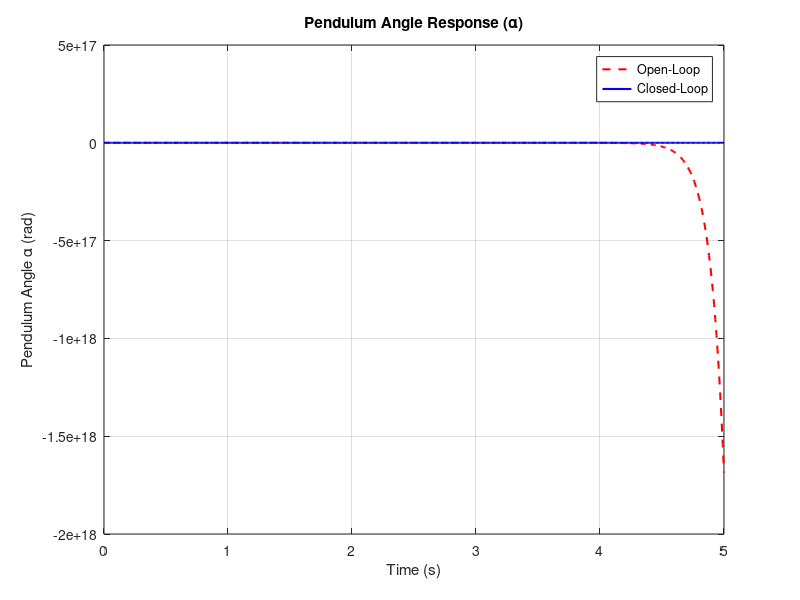

This figure's MATLAB source:
% question 2b
clear all 
close all
clc

r = 0.222;
Jb = 0.005;
lp = 0.167;
mp = 0.126;
g = 9.81;
Ra = 2.6;
Kt = 7.68 * 10^(-3);
Kb = 7.68 * 10^(-3);
Kg = 70;

A1 = (-mp*r*g)/Jb;
A2 = (-Kt*Kg^2*Kb)/(Ra*Jb);
A3 = ((Jb+(mp*r^2))*g)/(lp*Jb);
A4 = (r*Kt*Kg^2*Kb)/(Ra*lp*Jb);

B1 = (Kt*Kg)/(Ra*Jb);
B2 = (-r*Kt*Kg)/(Ra*lp*Jb);

A = [0 0 1 0;
     0 0 0 1;
     0 A1 A2 0;
     0 A3 A4 0];
B = [0;0;B1;B2];
C = [0 1 0 0];
D = 0;
% Desired closed-loop poles
desired_poles = [-130, -2, -2.5 + 2j, -2.5 - 2j];

% Compute feedback gain K
K = place(A, B, desired_poles);
disp('gain k:');
disp(K);

% open loop
sys_open = ss(A, B, C, D);

% closed loop
A_cl = A - B * K;
sys_closed = ss(A_cl, B, C, D);


t = linspace(0, 5, 500);  
u = ones(size(t));
x0 = [pi/180; 4*pi/180; 0; 0];  

% Simulate open-loop response
[alpha_open, t_open, x_open] = lsim(sys_open, u, t, x0);

% Simulate closed-loop response
[alpha_closed, t_closed, x_closed] = lsim(sys_closed, u, t, x0);

% Plot results
figure;
plot(t_open, alpha_open, 'r--', 'LineWidth', 1.5); hold on;
plot(t_closed, alpha_closed, 'b-', 'LineWidth', 1.5);
xlabel('Time (s)');
ylabel('Pendulum Angle \alpha (rad)');
legend('Open-Loop', 'Closed-Loop');
title('Pendulum Angle Response (\alpha)');
grid on;